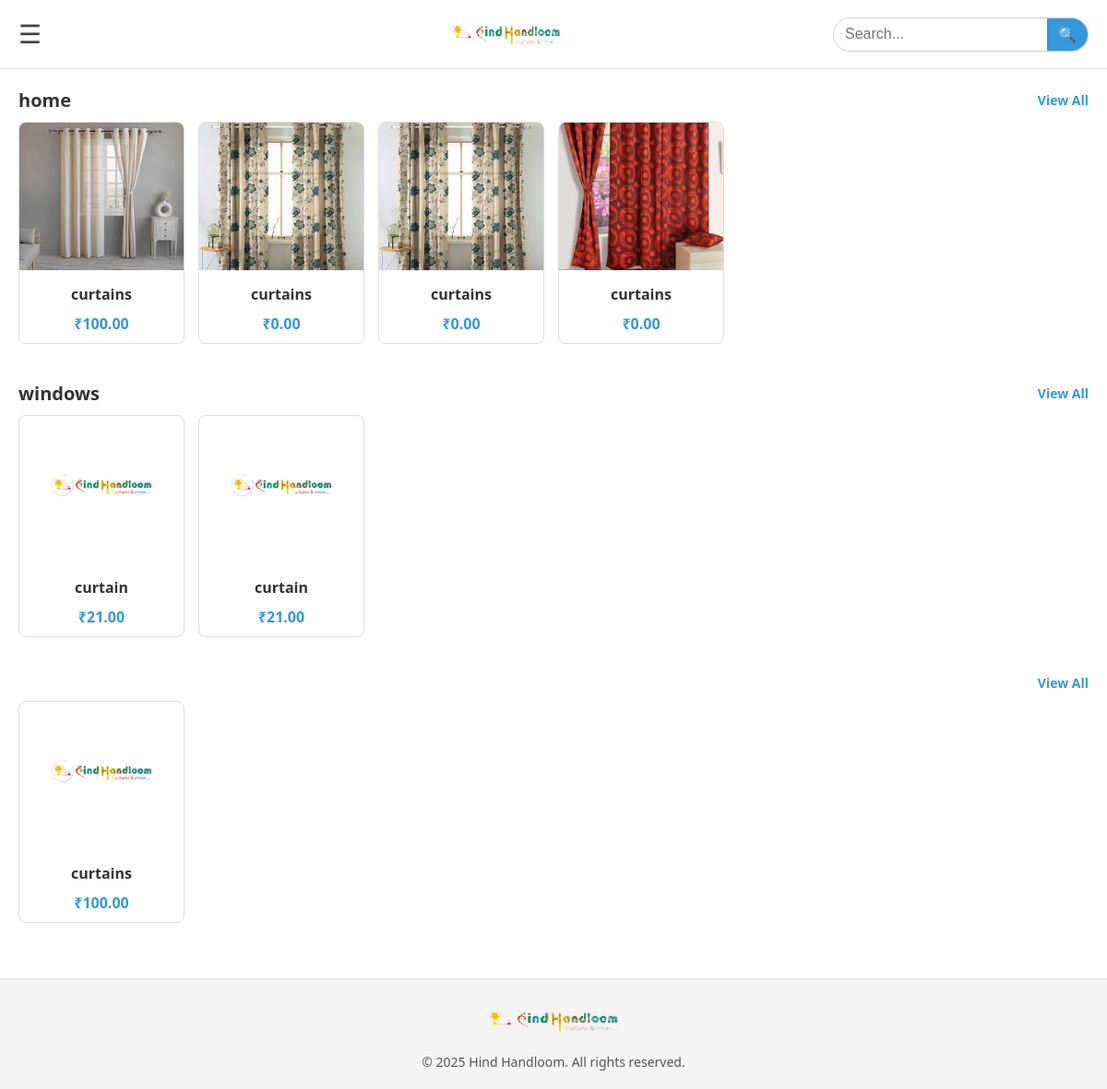
The page /shop/ on the database as committed earlier.
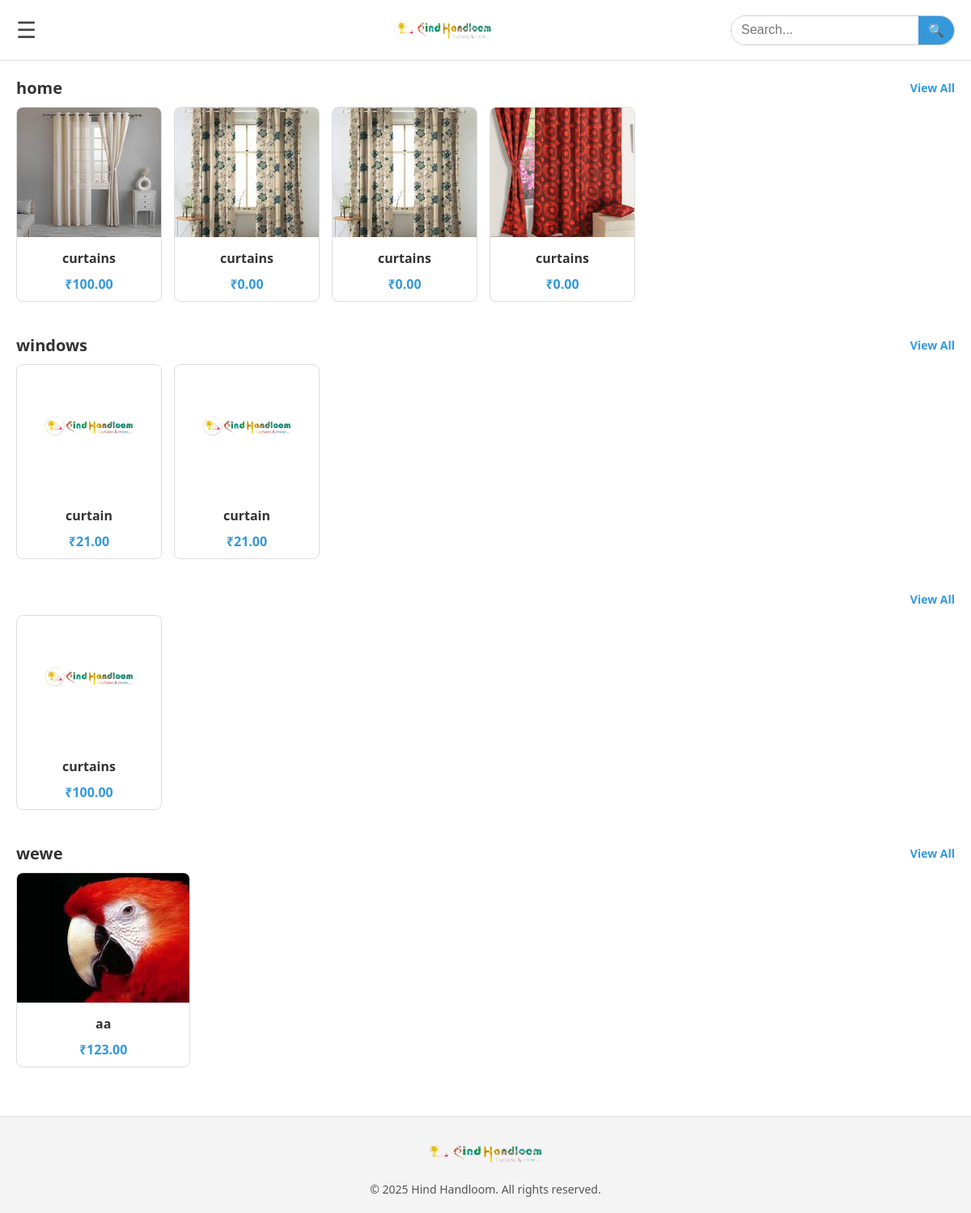
The same page on the database as committed later.
### myapp/models.py (models this page shows, shortened)
class products(models.Model):
    name = models.CharField(max_length=255)
    description = models.TextField(blank=True, null=True)
    price = models.DecimalField(max_digits=10,decimal_places=2)
    color = models.CharField(max_length=25)
    image = models.ImageField(upload_to='product-img/')
    stock = models.IntegerField(default=0)
    category = models.CharField(max_length=100)

### myapp/views.py (the view)
# urls.py: path('shop/', views.shop, name='shop'),
def shop(request):
    category_filter = request.GET.get('category')
    if category_filter:
        product = products.objects.filter(category=category_filter)
        categories = products.objects.values_list('category',flat=True).distinct()  # For sidebar or filter menu
        return render(request, 'shop.html', {
            'products': product,
            'categories': categories,
            'selected_category': category_filter
        })
    else:
        categories = products.objects.values_list('category', flat=True).distinct()
        grouped_products = {}
        for category in categories:
            grouped_products[category] = products.objects.filter(category=category)
        return render(request, 'shop.html', {
            'grouped_products': grouped_products,
            'categories': categories,
            'selected_category': None
        })

### myapp/templates/shop.html (shortened to what this page needs)
{% extends 'base.html' %}
{% block content %}
<div class="shop-container">
    <section class="shop-main">
    {% if selected_category %}
        <h2 class="category-title">{{ selected_category }}</h2>
        <div class="products-grid">
            {% for product in products %}
                <div class="product-card" onclick="gotoproductdetail({{ product.id }})">
                    <img src="{{ product.image.url }}" alt="{{ product.name }}">
                    <h4>{{ product.name }}</h4>
                    <p>&#8377;{{ product.price }}</p>
                </div>
            {% empty %}
                <p>No products available.</p>
            {% endfor %}
        </div>
    {% else %}
        {% for category, products in grouped_products.items %}
        <div class="category-section">
            <div class="category-header">
                <h3 class="category-title">{{ category }}</h3>
                <a href="{% url 'shop' %}?category={{ category }}" class="view-all">View All</a>
            </div>
            <div class="products-row">
                {% for product in products %}
                    <div class="product-card" onclick="gotoproductdetail({{ product.id }})">
                        <img src="{{ product.image.url }}" alt="{{ product.name }}">
                        <h4>{{ product.name }}</h4>
                        <p>&#8377;{{ product.price }}</p>
                    </div>
                {% endfor %}
            </div>
        </div>
        {% endfor %}
    {% endif %}
    </section>
</div>
{% endblock %}

Rows that differ between the two databases and show on the page:
added products: image (picture), name "aa", price "123.00", shown under "wewe"
Other text that changed with them:
new list line: "wewe View All"
